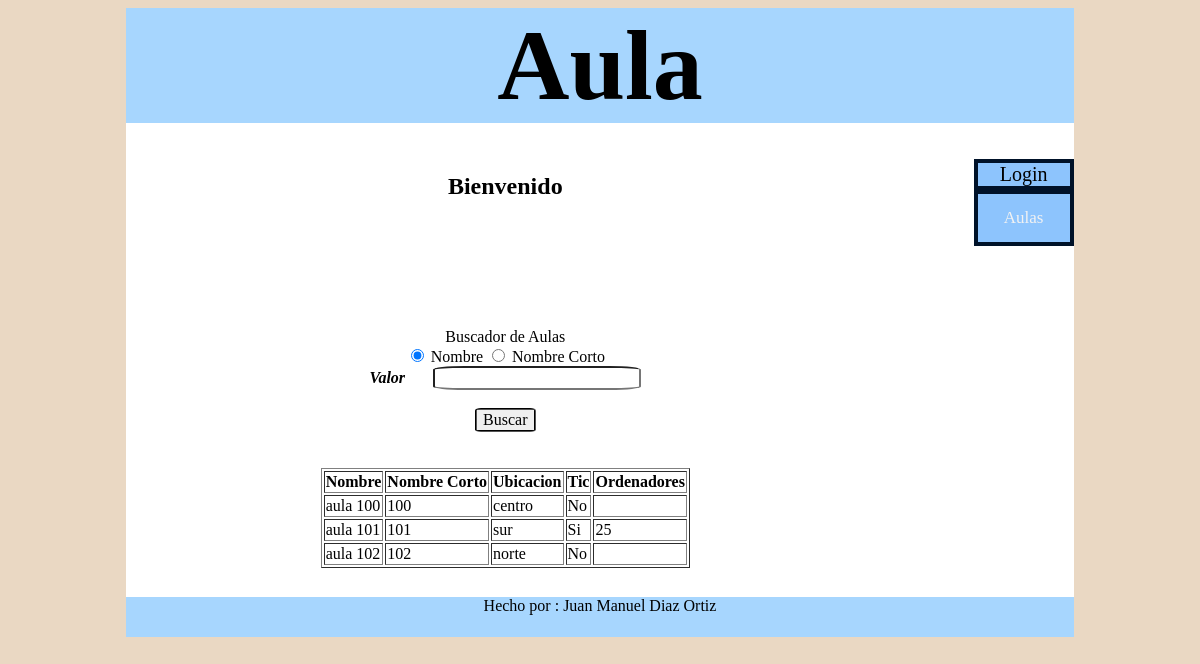
Screenshot of /Aula/Busqueda.php (signed in) with the database file from the repository.
### tables this page shows
CREATE TABLE IF NOT EXISTS `aula` (
  `id` int(11) NOT NULL AUTO_INCREMENT,
  `nombre` varchar(255) NOT NULL,
  `nombreCorto` varchar(255) NOT NULL,
  `ubicacion` varchar(255) NOT NULL,
  `tic` tinyint(1) NOT NULL,
  `ordenadores` int(11) DEFAULT NULL,
  PRIMARY KEY (`id`)
);

### Aula/dao.php (called while the page is built, shortened)
<?php
class Dao{
    private $conn;
    function __construct(){
        try{
         $this->conn = new PDO(MYSQL_HOST,MYSQL_USER);
        }catch(PDOException $e){
         $this->error = "Error en la conesion".$e->getMessage();
         $this->conn = null;
        }
    }
    function AulasDao(){
        try{
            $state =$this->conn->query("SELECT * FROM aula");
             return $state;
        }catch(PDOException $e){
            echo $e;
        }
    }
}
?>

### Aula/Busqueda.php (the view, shortened to what this page needs)
<?php
include_once "App.php";
$app = new App();
$app->validateSession();
$aulas = $app->Aulas()->fetchAll();
print "<h2 align='center'>Bienvenido  ".$_REQUEST['nick']."</h2><br/><br/><br/><br/>";
print "
<br/><br/>
<p align='center'>Buscador de Aulas</p>
<form action='#' method='get' align='center'>
<input type='hidden' name='nick' value='".$_REQUEST['nick']."'/>
<input type='radio' name='tipo' value='nombre' checked> Nombre </input>
<input type='radio' name='tipo' value='nombreCorto'> Nombre Corto</input>
<p>Valor &nbsp;&nbsp;&nbsp;&nbsp;&nbsp; <input type='text' class='texto' name='valor' required/></p>
<br/>
<input type='submit' class='boton' name='buscar' value='Buscar' />
</form>
";
if(count($aulas)==0){
 print "
 <br/><br/><br/><br/><p align='center'>No hay Aulas</p>";
}else{
print "
<br/><br/>
<table align='center' border='1'>
<tr>
    <th>Nombre</th>
    <th>Nombre Corto</th>
    <th>Ubicacion</th>
    <th>Tic</th>
    <th>Ordenadores</th>
</tr>
    ";
    foreach ($aulas as $row) {
        print "
        <tr>
        <td>".$row['nombre']."</td>
        <td>".$row['nombreCorto']."</td>
        <td>".$row['ubicacion']."</td>
        <td>";
        if ($row['tic']==0){
            print "No";
        }else
        {
            print "Si";
        }
        print "</td>
        <td>".$row['ordenadores']."</td>
       </tr>";
    }
print "
</table>
";
}
?>

### Aula/css/stylo.css (style rules this page uses)
body { background: #EAD8C3; }
p { margin: 0px; }
.texto { margin: 0; font-family: inherit; font-size: inherit; line-height: inherit; overflow: visible; border-style: inset; border-radius: 15%; }
.boton { margin: 0; font-family: inherit; font-size: inherit; overflow: visible; border-style: groove; border-radius: 10%; }
form p { font-style: italic; font-weight: bolder; }

### rows the page displays
aula: nombre "aula 100", nombreCorto "100", ubicacion "centro", tic "No"
aula: nombre "aula 101", nombreCorto "101", ubicacion "sur", tic "Si", ordenadores "25"
aula: nombre "aula 102", nombreCorto "102", ubicacion "norte", tic "No"
